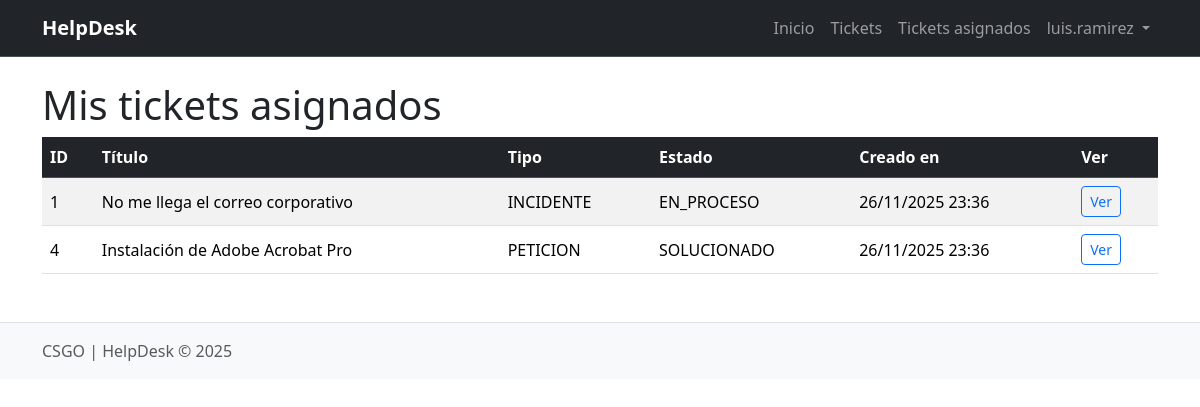
The app's page /tickets/asignados (signed in) with its own data.
### tables this page shows
CREATE TABLE ticket (
    id_ticket        INT AUTO_INCREMENT PRIMARY KEY,
    titulo           VARCHAR(200) NOT NULL,
    descripcion_inicial TEXT NOT NULL,           
    id_tipo_ticket   INT NOT NULL,
    id_estado_ticket INT NOT NULL,             
    id_usuario_creador INT NOT NULL,             
    id_operador_asignado INT NULL,              
    creado_en        DATETIME NOT NULL DEFAULT CURRENT_TIMESTAMP,
    actualizado_en   DATETIME NULL,

    CONSTRAINT fk_ticket_tipo
        FOREIGN KEY (id_tipo_ticket) REFERENCES ticket_tipo(id_tipo_ticket),

    CONSTRAINT fk_ticket_estado
        FOREIGN KEY (id_estado_ticket) REFERENCES ticket_estado(id_estado_ticket),

    CONSTRAINT fk_ticket_creador
        FOREIGN KEY (id_usuario_creador) REFERENCES usuario(id_usuario),

    CONSTRAINT fk_ticket_operador_asignado
        FOREIGN KEY (id_operador_asignado) REFERENCES usuario(id_usuario)
);

CREATE TABLE ticket_tipo (
    id_tipo_ticket INT AUTO_INCREMENT PRIMARY KEY,
    nombre         VARCHAR(50) NOT NULL UNIQUE 
);

CREATE TABLE ticket_estado (
    id_estado_ticket INT AUTO_INCREMENT PRIMARY KEY,
    nombre           VARCHAR(50) NOT NULL unique,  
    descripcion      VARCHAR(255) NULL
);

### app/Controllers/TicketController.php (called while the page is built, shortened)
<?php
class TicketController
{
    public function misAsignados()
    {
        $idOperador = (int) $_SESSION['user']['id_usuario'];
        $tickets = Ticket::ticketsAsignados($idOperador);
        require __DIR__ . '/../View/tickets/asignacion.view.php';
    }
}

### public/index.php (called while the page is built, shortened)
<?php
require __DIR__ . '/../app/Core/Router.php';
$router = new Router();
$router->add('GET', '/', 'HomeController@index');
$router->add('GET', '/tickets', 'TicketController@index');
$router->get('/tickets/create', 'TicketController@create');
$router->post('/tickets/create', 'TicketController@store');
$router->get('/tickets/show', 'TicketController@show');
$router->get('/tickets/asignados', 'TicketController@misAsignados');
$router->post('/tickets/asignar', 'TicketController@asignar');
$router->post('/tickets/cambiar-estado', 'TicketController@cambiarEstado');
$router->post('/tickets/aceptar-solucion', 'TicketController@aceptarSolucion');
$router->post('/tickets/denegar-solucion', 'TicketController@denegarSolucion');
$router->add('GET', '/login', 'AuthController@login');
$router->add('POST', '/login', 'AuthController@authenticate');
$router->add('GET', '/logout', 'AuthController@logout');
$router->add('GET', '/profile', 'ProfileController@edit');
$router->add('POST', '/profile/update', 'ProfileController@update');
$router->get('/users', 'UserController@index');
$router->get('/users/create', 'UserController@create');
$router->post('/users/create', 'UserController@store');
$router->get('/users/edit/{id}', 'UserController@edit');
$router->post('/users/edit/{id}', 'UserController@update');
$router->get('/users/deactivate/{id}', 'UserController@deactivate');
try {
    $uri = parse_url($_SERVER['REQUEST_URI'], PHP_URL_PATH);
    $method = $_SERVER['REQUEST_METHOD'];
    $router->dispatch($uri, $method);
} catch (Exception $e) {
    echo "Error: " . $e->getMessage();
}

### app/Models/Ticket.php (called while the page is built, shortened)
<?php
class Ticket extends Model
{
    public static function ticketsAsignados(int $idOperador): array
    {
        $pdo = self::connection();
        $stmt = $pdo->prepare("
            SELECT t.id_ticket, t.titulo, tt.nombre AS tipo_ticket, te.nombre AS estado_ticket, t.creado_en
            FROM ticket t
            JOIN ticket_tipo tt   ON t.id_tipo_ticket   = tt.id_tipo_ticket
            JOIN ticket_estado te ON t.id_estado_ticket = te.id_estado_ticket
            WHERE t.id_operador_asignado = :op
            ORDER BY t.creado_en DESC
        ");
        $stmt->execute([':op' => $idOperador]);
        return $stmt->fetchAll(PDO::FETCH_OBJ);
    }
}

### app/View/tickets/asignacion.view.php (the view)
<?php require __DIR__ . '/../layouts/header.php'; ?>
<h1>Mis tickets asignados</h1>
<?php if (empty($tickets)): ?>
    <p>No tienes tickets asignados actualmente.</p>
<?php else: ?>
    <table class="table table-striped table-hover align-middle">
        <thead class="table-dark">
            <tr>
                <th>ID</th>
                <th>Título</th>
                <th>Tipo</th>
                <th>Estado</th>
                <th>Creado en</th>
                <th>Ver</th>
            </tr>
        </thead>
        <tbody>
            <?php foreach ($tickets as $t): ?>
                <tr>
                    <td><?= (int) $t->id_ticket ?></td>
                    <td><?= htmlspecialchars($t->titulo) ?></td>
                    <td><?= htmlspecialchars($t->tipo_ticket) ?></td>
                    <td><?= htmlspecialchars($t->estado_ticket) ?></td>
                    <td><?= date('d/m/Y H:i', strtotime($t->creado_en)) ?></td>
                    <td>
                        <a href="/tickets/show?id=<?= (int) $t->id_ticket ?>"
                        class="btn btn-sm btn-outline-primary" title="Ver detalles">Ver</a>
                    </td>
                </tr>
            <?php endforeach; ?>
        </tbody>
    </table>
<?php endif; ?>
<?php require __DIR__ . '/../layouts/footer.php'; ?>

### app/Core/Router.php (shortened to what this page needs)
<?php
class Router
{
    protected $routes = [];
    public function add($method, $uri, $controller)
    {
        $this->routes[] = [
            'method' => $method,
            'uri' => $uri,
            'controller' => $controller
        ];
    }
    public function dispatch($uri, $method)
    {
        foreach ($this->routes as $route) {
            $pattern = preg_replace('/\{([a-zA-Z0-9_]+)\}/', '([^/]+)', $route['uri']);
            $pattern = "#^" . $pattern . "$#";
            if (preg_match($pattern, $uri, $matches) && $route['method'] === strtoupper($method)) {
                array_shift($matches);
                $this->callAction(
                    ...explode('@', $route['controller']),
                    params: $matches
                );
                return;
            }
        }
        throw new \Exception('No route found for this URI.');
    }
    protected function callAction($controller, $action, $params = [])
    {
        $controllerInstance = new $className;
        return call_user_func_array([$controllerInstance, $action], $params);
    }
}

### records on screen
ticket: id_ticket "1", titulo "No me llega el correo corporativo", id_tipo_ticket.nombre "INCIDENTE", id_estado_ticket.nombre "EN_PROCESO", creado_en "26/11/2025 23:36"
ticket: id_ticket "4", titulo "Instalación de Adobe Acrobat Pro", id_tipo_ticket.nombre "PETICION", id_estado_ticket.nombre "SOLUCIONADO", creado_en "26/11/2025 23:36"
